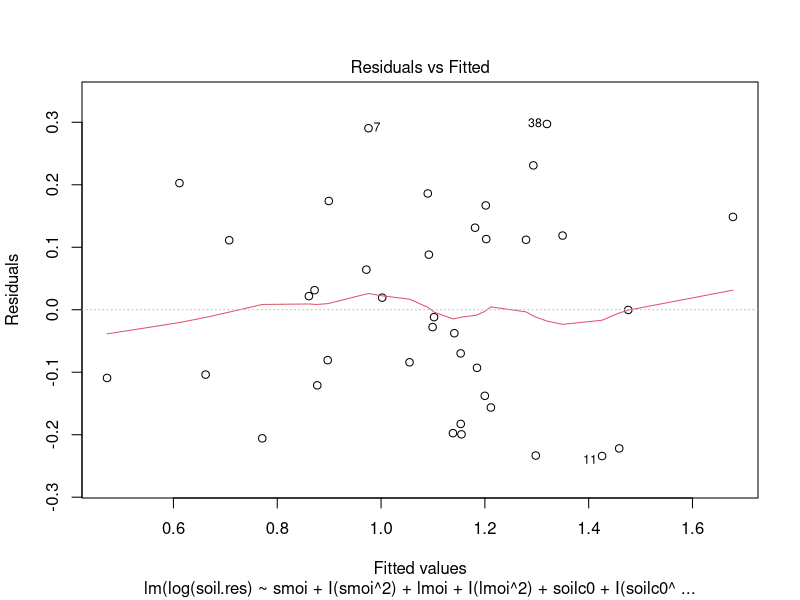
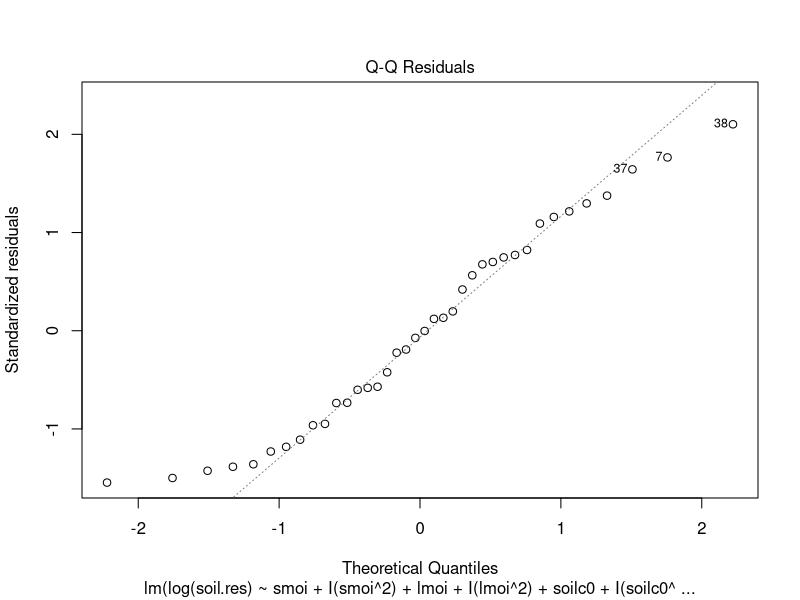
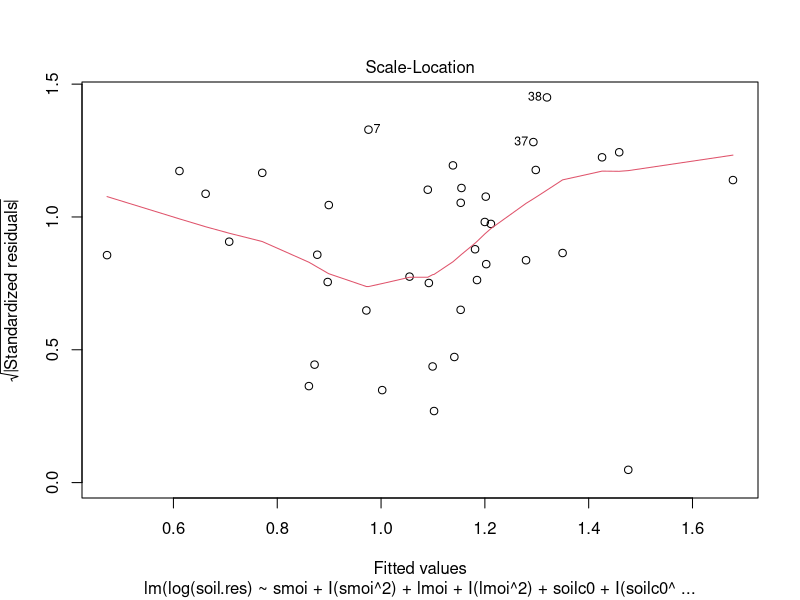
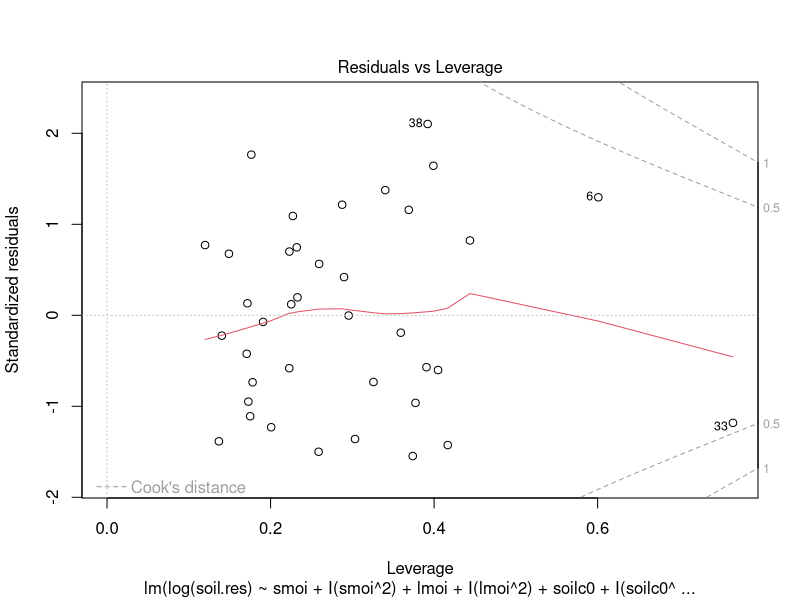
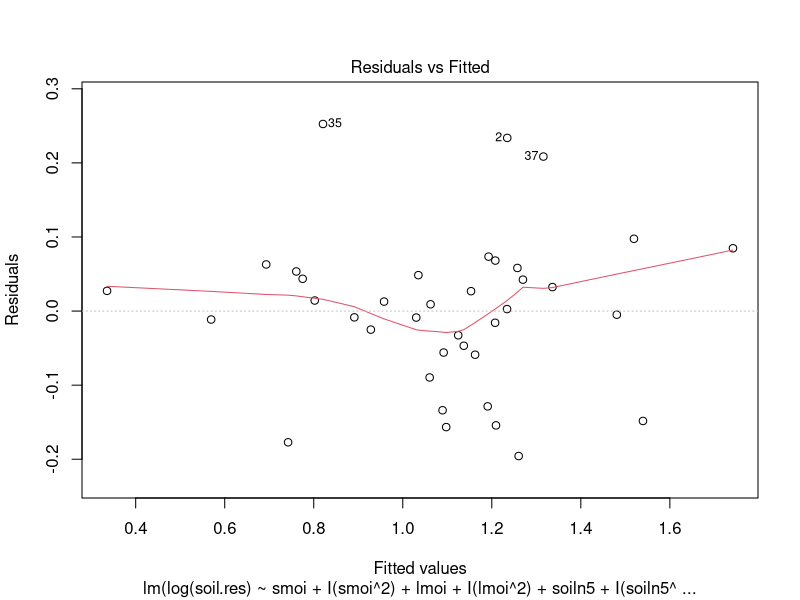
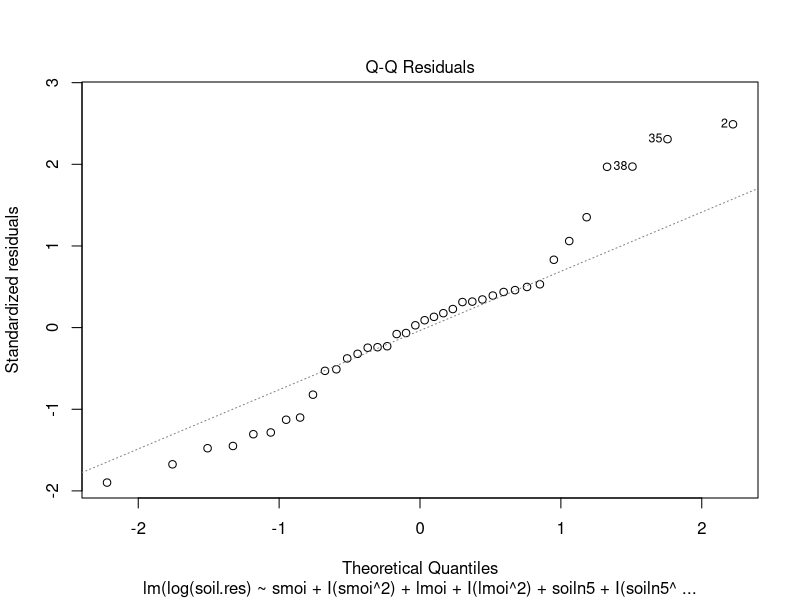
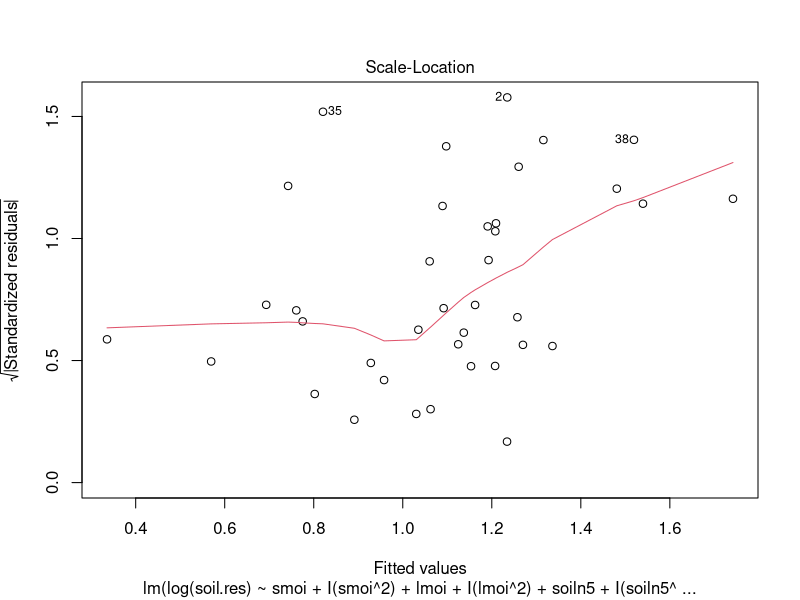
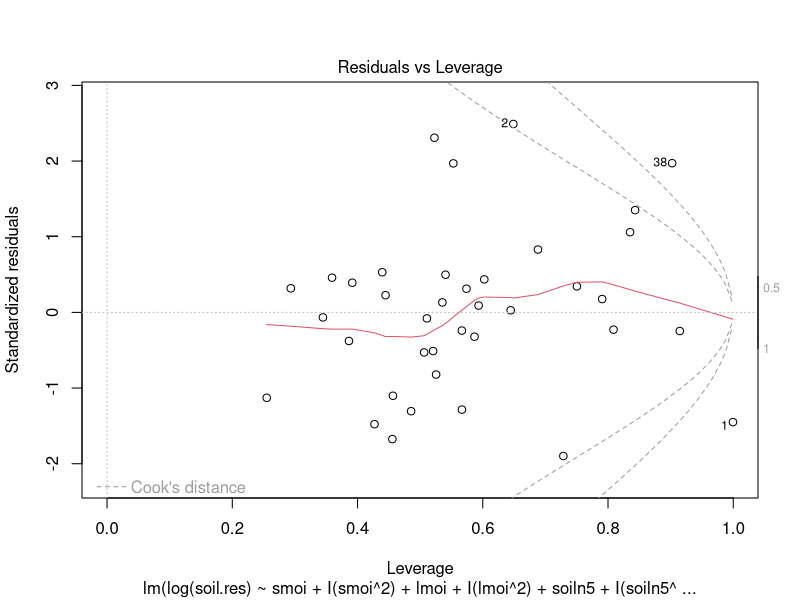

Reproduce these figures in R, in order.
# Projekt 10 – Bodenatmung
# Modellvalidierung

# Pakete laden
library(boot)   #Funtkion fuer Cross validation
library(lmtest) #Breusch-Pagan-test -> "Tests zur Pruefung von Heteroskedastizitaet" 

# Daten einlesen
hainich.data <- read.csv("hainich.csv", sep=";")

#best-Modell (Modell aus Teil 1) wird validiert
#evtl. aendern, falls modell nochmals angepasst wird

best_model <- lm(log(soil.res) ~ smoi + I(smoi^2) + lmoi + I(lmoi^2) + soilc0 + I(soilc0^2) + I(litdoc^2)
                 + rootdw0 + I(rootdw0^2) + rootc5, data = hainich.data)

model_big <- lm(log(soil.res) ~ smoi + I(smoi^2) + lmoi + I(lmoi^2) +
                  soiln5 + I(soiln5^2) + soilc0 + I(soilc0^2) + soilc5 + I(soilc5^2) +
                  I(sno35^2) + I(litdoc^2) + rootdw0 + I(rootdw0^2) + rootdw5 +
                  I(rootdw5^2) + temp.0 + I(temp.0^2) + temp.15 + I(temp.15^2) +
                  rootc5,
                data = hainich.data)

#Zur Uebersicht (dem allgemeinen Verstaendnis)
# Modelluebersicht
#summary(best_model)
#summary(model_big)

# Diagnostikplots des Modells
plot(best_model)
plot(model_big)

#Vergleich der finalen Modelle ueber BIC
bic_best <- BIC(best_model)
bic_big  <- BIC(model_big)

#LOOCV: Modell wird n-mal geschaetzt, jeweils eine Beobachtung weggelassen
#je kleiner, desto besser
cv_rmse_loocv <- function(formula, data){
  glm.fit <- glm(formula, data = data)
  cv.out <- cv.glm(data, glm.fit)
  sqrt(cv.out$delta[1])
}

#k-fold Cross Validation: Datensatz wird in k Teile aufgeteilt
#ebenso je kleiner, desto besser
cv_rmse_kfold <- function(formula, data, K = 10){
  glm.fit <- glm(formula, data = data)
  cv.out <- cv.glm(data, glm.fit, K = K)
  sqrt(cv.out$delta[1])
}

#LOOCV-RMSE fuer beide Modelle
rmse_loocv_best <- cv_rmse_loocv(formula(best_model), hainich.data)
rmse_loocv_big  <- cv_rmse_loocv(formula(model_big), hainich.data)

#10-fold-CV-RMSE fuer beide Modelle
rmse_kfold_best <- cv_rmse_kfold(formula(best_model), hainich.data, K = 10)
rmse_kfold_big  <- cv_rmse_kfold(formula(model_big), hainich.data, K = 10)


#Ausgabe der Ergebnisse
cat("BIC (best_model):", bic_best, "\n")
cat("BIC (model_big):", bic_big, "\n\n")

cat("LOOCV RMSE (best_model):", rmse_loocv_best, "\n")
cat("LOOCV RMSE (model_big):", rmse_loocv_big, "\n\n")

cat("10-fold CV RMSE (best_model):", rmse_kfold_best, "\n")
cat("10-fold CV RMSE (model_big):", rmse_kfold_big, "\n\n")

cat(
  "- Trainings RMSE: 0.15; LOOCV RMSE: 0.23; 10-fold RMSE: 0.24 -> Fehler fuer neue Daten ist groesser als im Training\n",
  "- Deutlich groesserer Vorhersagefehler fuer grosses Modell -> Overfitting\n\n"
)

#Test auf Normalverteilung Residuen
#mit shapiro wilk test
#reduziertes mdoel
# W sollte nahe 1 sein, für Normalverteilung
print(shapiro.test(residuals(best_model)))

#test auf konstante Varianz residuen
#breusch pagan test: Tests zur Pruefung von Heteroskedastizitaet.
#reduziertes modell
# wenn p-Wert signifikant ist das Hinweis für Heterokedastizität, die wollen wir nicht haben!
print(bptest(best_model))

#model_big: shapiro
print(shapiro.test(residuals(model_big)))
#model_big:breusch
print(bptest(model_big))



cat(
  "- Shapiro: gibt keinen statistischen Hinweis, dass die Residuen nicht normalverteilt sind -> Normalitaetsannahme plausibel erfuellt\n",
  "-> passt typischerweise auch zum QQ-Plot, wenn die Punkte ungefaehr auf der Linie liegen\n",
  "- Breusch-Pagan-Test: keine Hinweise auf Heteroskedastizitaet -> Residuen haben ungefaehr konstante Varianz\n"
)

#beobachten (wichtige)
#cook's Distance misst Einfluss einzelner Beobachtungen
cook <- cooks.distance(best_model)

#typische Schwelle
cook.limit <- 4 / nrow(hainich.data)
print(which(cook > cook.limit))
cook.limit

cat(
  "- beobachtungen mit Cook's Distance >4/n gelten als potenziell einflussreich\n",
  "-> Beobachtungen 4, 6, 8, 33, 37, 38 ueberschritten Schwelle\n",
  "-> Punkte koennen einen relativ starken Einfluss auf Modellschaetzung haben\n"
)

#-> plots
#cooks distanz plot
plot(cook, type = "h",
     main = "Cook's Distance",
     ylab = "Cook's D")
abline(h = cook.limit, col = 2, lty = 2)
